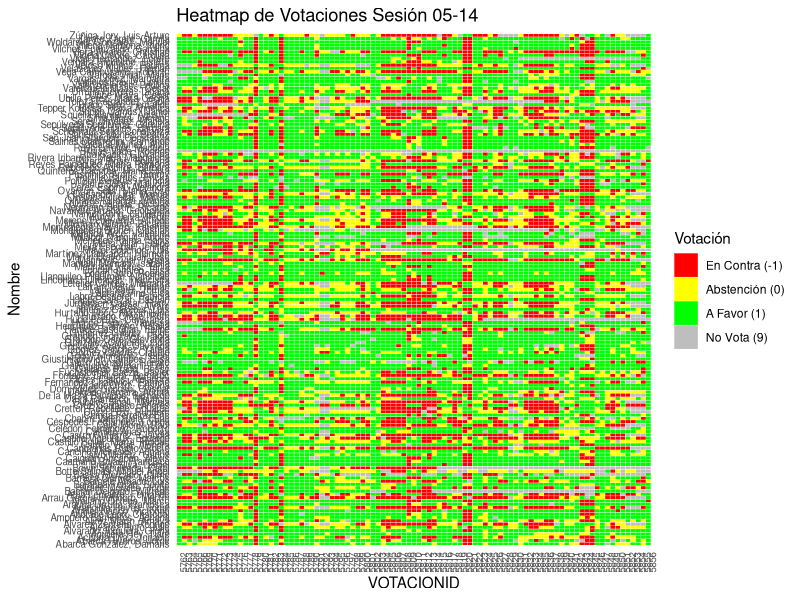
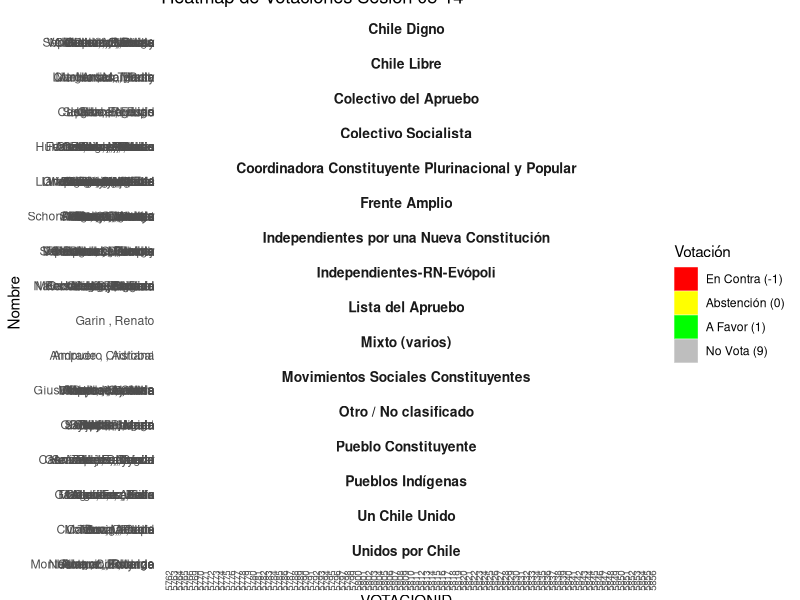

R code for these plots, in order:
# Load necessary libraries
library(readxl)
library(dplyr)

# Read the Excel file
#data <- read_excel('Comisión/25_sistema_politico.xls', col_names = FALSE)
data <- read_excel('Pleno/sesion_103.xls', col_names = FALSE)

# Identify rows where the first column contains "VOTACIONID"
start_indices <- which(data[[1]] == "VOTACIONID")

# Create a list to store blocks of data
blocks <- list()

# Loop through the start indices to separate the blocks
for (i in seq_along(start_indices)) {
  start_idx <- start_indices[i]
  end_idx <- ifelse(i < length(start_indices), start_indices[i + 1] - 1, nrow(data))
  
  # Extract the block and store it in the list
  block <- data[start_idx:end_idx, ]
  blocks[[i]] <- block
}

# Check the number of blocks created
length(blocks)

# Optional:
str(blocks)
str(blocks[[1]])


#------------------------------------------------------------------------------

# Load necessary libraries
library(dplyr)
library(ggplot2)

# Initialize an empty list to store processed data
votaciones_data <- list()

# Iterate over each block in the 'blocks' object
for (i in seq_along(blocks)) {
  block <- blocks[[i]]
  
  # Extract VOTACIONID and FECHA from the block
  votacion_id <- block[2, 1][[1]]  # VOTACIONID is in row 2, column 1
  fecha_raw <- block[2, 3][[1]]    # FECHA is in row 2, column 4
  
  # Extract only the date portion from FECHA
  fecha <- format(as.Date(substr(fecha_raw, 1, 10), format = "%d-%m-%Y"), "%m-%d")
  
  # Extract voting data starting from row 4 onwards
  voting_data <- block[-c(1:3), ]  # Remove metadata and header rows
  
  # Assign proper column names based on the structure
  colnames(voting_data) <- c("NA1","NOMBRE", "VOTACION", "NA2", "NA3", "NA4", "NA5", "NA6", "NA7")
  
  # Select relevant columns: NOMBRE and VOTACION
  temp_data <- voting_data %>%
    select(NOMBRE, VOTACION) %>%
    mutate(
      VOTACIONID = votacion_id,
      FECHA = fecha,
      VOTACION = case_when(
        VOTACION == "AFIRMATIVO" ~ 1,
        VOTACION == "ABSTENCION" ~ 0,
        VOTACION == "EN CONTRA" ~ -1,
        VOTACION == "NO VOTA" ~ 9,
        TRUE ~ NA_real_  # Handle unexpected values
      )
    )
  
  # Append to the list
  votaciones_data[[i]] <- temp_data
}

# Combine all blocks into a single data frame
votaciones_df <- do.call(rbind, votaciones_data)

#------------------------------------------------------------------------------
# Plot
#------------------------------------------------------------------------------

# Create a heatmap plot
ggplot(votaciones_df, aes(x = factor(VOTACIONID), y = NOMBRE, fill = factor(VOTACION))) +
  geom_tile(color = "white") +
  scale_fill_manual(
    values = c("-1" = "red", "0" = "yellow", "1" = "green", "9" = "gray"),
    name = "Votación",
    labels = c("En Contra (-1)", "Abstención (0)", "A Favor (1)", "No Vota (9)")
  ) +
  labs(
    title = paste("Heatmap de Votaciones Sesión", votaciones_df['FECHA'][[1]][1]),
    x = "VOTACIONID",
    y = "Nombre"
  ) +
  theme_minimal() +
  theme(
    axis.text.x = element_text(angle = 90, hjust = 1, size = 7),
    axis.text.y = element_text(size = 7)
  ) 

#------------------------------------------------------------------------------
# Coalitions
#------------------------------------------------------------------------------

votaciones_df['NOMBRE'][[1]][1:20]

# Transform NOMBRE in votaciones_df to extract first surname and first name 
transform_votaciones_names <- function(name) {
  parts <- unlist(strsplit(name, ", "))
  if (length(parts) == 2) {
    surnames <- unlist(strsplit(parts[1], " ")) # Split surnames
    first_surname <- surnames[1]               # Take only the first surname
    first_name <- unlist(strsplit(parts[2], " "))[1] # Take only the first name
    return(paste(first_surname, ",", first_name))
  }
  return(NA)
}

# Apply transformation to NOMBRE column in votaciones_df
votaciones_df$NOMBRE <- sapply(votaciones_df$NOMBRE, transform_votaciones_names)

# Frente Amplio
selected_names_FA <- c(
  "Damaris Abarca", "Ignacio Achurra", "Amaya Alvez", "Fernando Atria", 
  "Jorge Baradit", "Jaime Bassa", "Aurora Delgado", "Yarela Gómez", 
  "Jeniffer Mella", "María José Oyarzún", "Giovanna Roa", "Beatriz Sánchez", 
  "Constanza Schönhaut", "Mariela Serey", "Daniel Stingo", "Tatiana Urrutia", 
  "Christian Viera"
)

# Chile Digno
selected_names_CHD <- c(
  "Marcos Barraza", "Roberto Celedón", "Bessy Gallardo", "Paola Grandón",
  "Hugo Gutiérrez", "Valentina Miranda", "Nicolás Núñez", "Ericka Portilla",
  "Bárbara Sepúlveda", "Hernán Velásquez", "Carolina Videla"
)

# Coordinadora Constituyente Plurinacional y Popular
selected_names_CCPP <- c(
  "Victorino Antilef", "Marco Arellano", "Wilfredo Bacian", "Alexis Caiguan",
  "Eric Chinga", "Isabel Godoy", "Giovanna Grandón", "Elsa Labraña",
  "Francisca Linconao", "Natividad Llanquileo", "Tania Madriaga",
  "Ivanna Olivares", "Alejandra Pérez", "María Rivera", "Margarita Vargas",
  "Lisette Vergara", "Manuel Woldarsky"
)

# Colectivo Socialista
selected_names_CS <- c(
  "Julio Álvarez", "Carlos Calvo", "Adriana Cancino", "María Trinidad Castillo",
  "Andrés Cruz", "Patricio Fernández", "Claudio Gómez", "Maximiliano Hurtado",
  "Tomás Laibe", "Ricardo Montero", "Pedro Muñoz", "Matías Orellana",
  "Malucha Pinto", "Ramona Reyes", "César Valenzuela", "Mario Vargas"
)

# Independientes por una Nueva Constitución
selected_names_INC <- c(
  "Jorge Abarca", "Benito Baranda", "Lorena Céspedes", "Mauricio Daza",
  "Gaspar Domínguez", "Javier Fuchslocher", "Juan José Martin", "Helmuth Martínez",
  "Guillermo Namor", "Patricia Politzer", "Tammy Pustilnick", 
  "Carolina Sepúlveda", "Paulina Valenzuela"
)

# Movimientos Sociales Constituyentes
selected_names_MSC <- c(
  "Gloria Alvarado", "Alondra Carrillo", "Cristina Dorador", "Alejandra Flores",
  "Elisa Giustinianovich", "Vanessa Hoppe", "Bastián Labbé", "Janis Meneses",
  "María Elisa Quinteros", "Manuela Royo", "Alvin Saldaña", "Constanza San Juan",
  "Carolina Vilches"
)

# Independientes-RN-Evópoli
selected_names_IND_RN_EV <- c(
  "Raúl Celis", "Ruggero Cozzi", "Bernardo de la Maza", "Bernardo Fontaine",
  "Álvaro Jofré", "Patricia Labra", "Hernán Larraín Matte", "Luis Mayol",
  "Cristián Monckeberg", "Geoconda Navarrete", "Manuel Ossandón",
  "Bárbara Rebolledo", "Luciano Silva", "Angélica Tepper", "Roberto Vega",
  "Paulina Veloso"
)

# Pueblo Constituyente
selected_names_PC <- c(
  "Francisca Arauna", "Daniel Bravo", "Francisco Caamaño", "Dayyana González",
  "Natalia Henríquez", "Fernando Salinas", "César Uribe", "Loreto Vallejos",
  "Ingrid Villena", "Camila Zárate"
)

# Pueblos indígenas
selected_names_PI <- c(
  "Tiare Aguilera", "Rosa Catrileo", "Félix Galleguillos", "Lidia González",
  "Luis Jiménez", "Elisa Loncon", "Isabella Mamani", "Adolfo Millabur",
  "Fernando Tirado"
)

# Unidos por Chile
selected_names_UPC <- c(
  "Rodrigo Álvarez", "Jorge Arancibia", "Eduardo Cretton", "Constanza Hube",
  "Katerine Montealegre", "Ricardo Neumann", "Pollyana Rivera",
  "María Cecilia Ubilla"
)

# Colectivo del Apruebo
selected_names_CA <- c(
  "Luis Barceló", "Miguel Ángel Botto", "Eduardo Castillo", "Fuad Chahín",
  "Felipe Harboe", "Rodrigo Logan", "Agustín Squella"
)

# Un Chile Unido
selected_names_UCU <- c(
  "Carol Bown", "Claudia Castro", "Marcela Cubillos", "Felipe Mena",
  "Alfredo Moreno", "Pablo Toloza", "Luis Zúñiga"
)

# Chile Libre
selected_names_CL <- c(
  "Martín Arrau", "Rocío Cantuarias", "Ruth Hurtado", "Harry Jürgensen",
  "Margarita Letelier", "Teresa Marinovic"
)

# Somos Región
selected_names_SR <- c(
  "Raúl Celis", "Álvaro Jofré", "Luciano Silva", "Angélica Tepper",
  "Roberto Vega", "Paulina Veloso"
)

# Mixto (varios)
selected_names_MIX <- c(
  "Adriana Ampuero", "Cristóbal Andrade", "Rossana Vidal"
)

# Lista del Apruebo
selected_names_LA <- c(
  "Renato Garín"
)


# Función para transformar el formato ("Apellido, Nombre")
transform_selected_names <- function(name) {
  parts <- unlist(strsplit(name, " "))
  first_name <- parts[1]
  surname <- paste(parts[-1], collapse = " ") # Para incluir apellidos compuestos
  return(paste(surname, ",", first_name))
}

# Aplicar transformación a todos los conjuntos de nombres
selected_names_FA <- sapply(selected_names_FA, transform_selected_names)
selected_names_CHD <- sapply(selected_names_CHD, transform_selected_names)
selected_names_CCPP <- sapply(selected_names_CCPP, transform_selected_names)
selected_names_CS <- sapply(selected_names_CS, transform_selected_names)
selected_names_INC <- sapply(selected_names_INC, transform_selected_names)
selected_names_MSC <- sapply(selected_names_MSC, transform_selected_names)
selected_names_IND_RN_EV <- sapply(selected_names_IND_RN_EV, transform_selected_names)
selected_names_PC <- sapply(selected_names_PC, transform_selected_names)
selected_names_PI <- sapply(selected_names_PI, transform_selected_names)
selected_names_UPC <- sapply(selected_names_UPC, transform_selected_names)
selected_names_CA <- sapply(selected_names_CA, transform_selected_names)
selected_names_UCU <- sapply(selected_names_UCU, transform_selected_names)
selected_names_CL <- sapply(selected_names_CL, transform_selected_names)
selected_names_SR <- sapply(selected_names_SR, transform_selected_names)
selected_names_MIX <- sapply(selected_names_MIX, transform_selected_names)
selected_names_LA <- sapply(selected_names_LA, transform_selected_names)

# Load necessary libraries
library(stringi)

# Function to remove accents from a string
remove_accents <- function(text) {
  stri_trans_general(text, "Latin-ASCII")
}

# Apply the function to remove accents from NOMBRE in votaciones_df
votaciones_df$NOMBRE <- sapply(votaciones_df$NOMBRE, remove_accents)

# Apply the function to remove accents from all coalition lists
selected_names_FA <- sapply(selected_names_FA, remove_accents)
selected_names_CHD <- sapply(selected_names_CHD, remove_accents)
selected_names_CCPP <- sapply(selected_names_CCPP, remove_accents)
selected_names_CS <- sapply(selected_names_CS, remove_accents)
selected_names_INC <- sapply(selected_names_INC, remove_accents)
selected_names_MSC <- sapply(selected_names_MSC, remove_accents)
selected_names_IND_RN_EV <- sapply(selected_names_IND_RN_EV, remove_accents)
selected_names_PC <- sapply(selected_names_PC, remove_accents)
selected_names_PI <- sapply(selected_names_PI, remove_accents)
selected_names_UPC <- sapply(selected_names_UPC, remove_accents)
selected_names_CA <- sapply(selected_names_CA, remove_accents)
selected_names_UCU <- sapply(selected_names_UCU, remove_accents)
selected_names_CL <- sapply(selected_names_CL, remove_accents)
selected_names_SR <- sapply(selected_names_SR, remove_accents)
selected_names_MIX <- sapply(selected_names_MIX, remove_accents)
selected_names_LA <- sapply(selected_names_LA, remove_accents)

# Function to assign coalition
assign_coalition <- function(name) {
  if (name %in% selected_names_FA) { 
    return("FA") # Frente Amplio
  } else if (name %in% selected_names_CHD) { 
    return("CHD") # Chile Digno
  } else if (name %in% selected_names_CCPP) { 
    return("CCPP") # Coordinadora Constituyente Plurinacional y Popular
  } else if (name %in% selected_names_CS) { 
    return("CS") # Colectivo Socialista
  } else if (name %in% selected_names_INC) { 
    return("INC") # Independientes por una Nueva Constitución
  } else if (name %in% selected_names_MSC) { 
    return("MSC") # Movimientos Sociales Constituyentes
  } else if (name %in% selected_names_IND_RN_EV) { 
    return("IND-RN-EV") # Independientes-RN-Evópoli
  } else if (name %in% selected_names_PC) { 
    return("PC") # Pueblo Constituyente
  } else if (name %in% selected_names_PI) { 
    return("PI") # Pueblos Indígenas
  } else if (name %in% selected_names_UPC) { 
    return("UPC") # Unidos por Chile
  } else if (name %in% selected_names_CA) { 
    return("CA") # Colectivo del Apruebo
  } else if (name %in% selected_names_UCU) { 
    return("UCU") # Un Chile Unido
  } else if (name %in% selected_names_CL) { 
    return("CL") # Chile Libre
  } else if (name %in% selected_names_SR) { 
    return("SR") # Somos Región
  } else if (name %in% selected_names_MIX) { 
    return("MIX") # Mixto (varios)
  } else if (name %in% selected_names_LA) { 
    return("LA") # Lista del Apruebo
  } else {
    return("Other") # Otro / No clasificado
  }
}

# Adding new column to COALICION
votaciones_df <- votaciones_df %>%
  mutate(COALICION = sapply(NOMBRE, assign_coalition))

head(votaciones_df)
str(votaciones_df)

# OJOOOOOOO


"Zuniga , Arturo" %in% unique(votaciones_df$NOMBRE) # --> FALSE
"Zuniga , Luis" %in% unique(votaciones_df$NOMBRE) # --> TRUE

# ASÍ QUE HAY QUE VER CUÁLES SON LOS NOMBRES REALES DE ESTOS COMPARES


# -----------------------------------------------------------------------------

# Paso 1: Crear un diccionario de nombres completos
diccionario_coaliciones <- c(
  "FA" = "Frente Amplio",
  "CHD" = "Chile Digno",
  "CCPP" = "Coordinadora Constituyente Plurinacional y Popular",
  "CS" = "Colectivo Socialista",
  "INC" = "Independientes por una Nueva Constitución",
  "MSC" = "Movimientos Sociales Constituyentes",
  "IND-RN-EV" = "Independientes-RN-Evópoli",
  "PC" = "Pueblo Constituyente",
  "PI" = "Pueblos Indígenas",
  "UPC" = "Unidos por Chile",
  "CA" = "Colectivo del Apruebo",
  "UCU" = "Un Chile Unido",
  "CL" = "Chile Libre",
  "SR" = "Somos Región",
  "MIX" = "Mixto (varios)",
  "LA" = "Lista del Apruebo",
  "Other" = "Otro / No clasificado"
)

# Paso 2: Crear la nueva columna con nombres completos
votaciones_df <- votaciones_df %>%
  mutate(COALICION_COMPLETA = diccionario_coaliciones[COALICION])

# Paso 3: Generar el plot con los nombres completos
ggplot(votaciones_df, aes(x = factor(VOTACIONID), y = NOMBRE, fill = factor(VOTACION))) +
  geom_tile(color = "white") +
  scale_fill_manual(
    values = c("-1" = "red", "0" = "yellow", "1" = "green", "9" = "gray"),
    name = "Votación",
    labels = c("En Contra (-1)", "Abstención (0)", "A Favor (1)", "No Vota (9)")
  ) +
  facet_wrap(~COALICION_COMPLETA, scales = "free_y", ncol = 1) +  # Ahora usa nombres completos
  labs(
    title = paste("Heatmap de Votaciones Sesión", votaciones_df$FECHA[1]),
    x = "VOTACIONID",
    y = "Nombre"
  ) +
  theme_minimal() +
  theme(
    axis.text.x = element_text(angle = 90, hjust = 1, size = 7),
    strip.text = element_text(face = "bold", size = 10)  # Se verá mejor el nombre de cada coalición
  )
